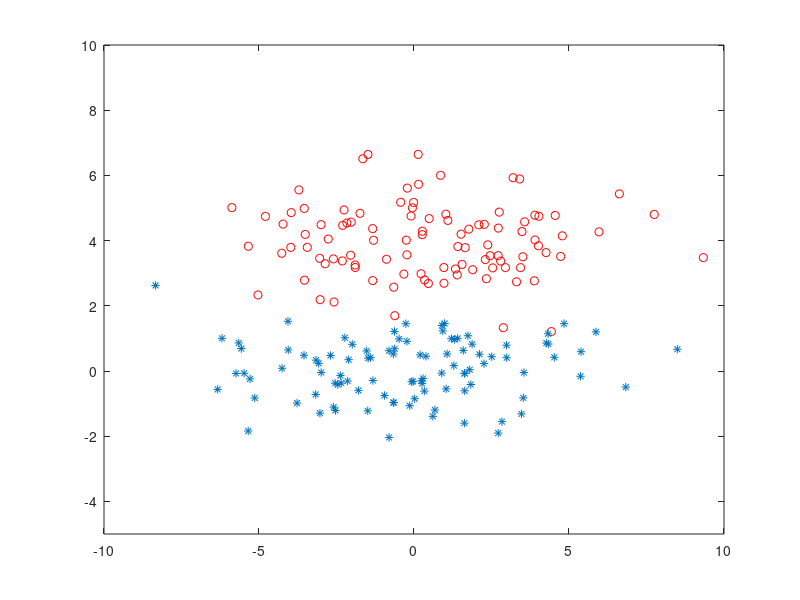

MATLAB code to generate this figure:

clf;
N=100;

m1=[0 0]; 
s1=[9 0 ; 0 1];

m2=[0 4];
s2=[9 0 ; 0 1];

X1=randn(N,2)*sqrtm(s1)+repmat(m1,N,1);
X2=randn(N,2)*sqrtm(s2)+repmat(m2,N,1);
figure(1);

plot( X2(:,1), X2(:,2), 'ro');
hold on;
plot( X1(:,1), X1(:,2), '*');
axis([-10 10 -5 10]);
save homework_init N X1 X2

